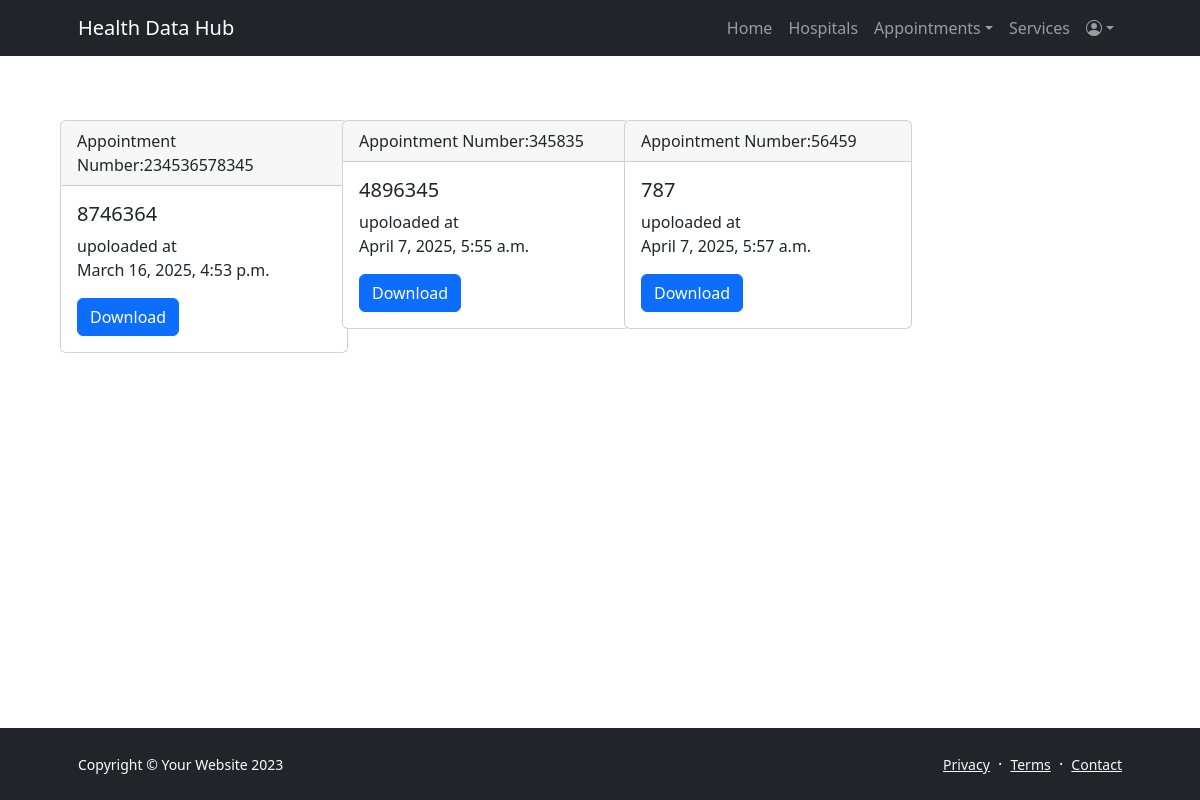
The page /account/medicalrecords on the database as committed earlier.
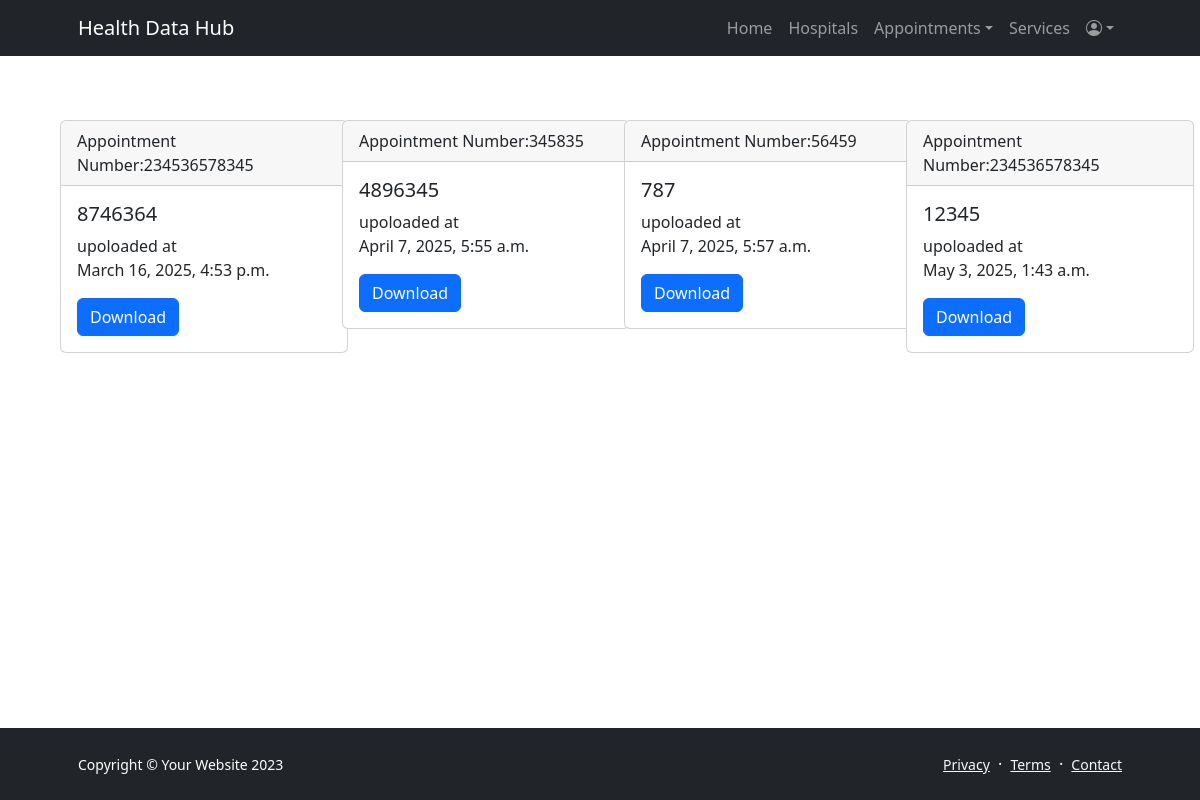
The same page on the database as committed later.
### host_upload_files/models.py (models this page shows, shortened)
class Upload(models.Model):
    patient_id=models.IntegerField()
    appointment_number=models.IntegerField()
    reports=models.FileField(upload_to='patient_files/')
    uploaded_at=models.DateTimeField(auto_now=True)

### patient_account/views.py (the view)
# urls.py: path('account/medicalrecords',PatientAccountViews.medical_records,name='medical_records'),
def medical_records(request):
    report_files=Upload.objects.all()
    return render(request,'patient_templates/medical_records.html',{'report_files':report_files})

### templates/patient_templates/medical_records.html
{% extends 'patient_templates/base.html' %}
{% block content %}
<div class="container-fluid">
    <div class="row g-5 justify-content-start mt-3 mx-4">
        {% for report in report_files %}
            <div class="col-md-3">
                <div class="card" style="width: 18rem;">
                    <div class="card-header">Appointment Number:{{report.appointment_number}}</div>
                    <div class="card-body">
                        <h5 class="card-title">{{report.patient_id}}</h5>
                        <span>upoloaded at</span>
                        <p>{{report.uploaded_at}}</p>
                        <a href="{{ report.reports.url }}" download="{{ report.reports.name }}" class="btn btn-primary">Download</a>
                    </div>
                </div>
            </div>
        {% endfor %}
    </div>
</div>
{% endblock %}

### templates/patient_templates/base.html (shortened to what this page needs)
<!DOCTYPE html>
{% load static %}
<html lang="en">
    <head>
        <link href="https://cdn.jsdelivr.net/npm/bootstrap-icons@1.5.0/font/bootstrap-icons.css" rel="stylesheet" />
        <link href="{% static 'css/styles.css' %}" rel="stylesheet" />
    </head>
    <body class="d-flex flex-column h-100">
      <main class="flex-shrink-0">
         {% include 'patient_templates/partials/_header.html' %}
         {% block content %}
         {% endblock %}
      </main>
   {% include 'patient_templates/partials/_footer.html' %}
<link rel="stylesheet" href="https://cdn.jsdelivr.net/npm/formvalidation@1.5.0/dist/css/FormValidation.min.css">
    </body>

### templates/patient_templates/partials/_header.html (shortened to what this page needs)
            <nav class="navbar navbar-expand-lg navbar-dark bg-dark">
                <div class="container px-5">
                    <a class="navbar-brand" href="">Health Data Hub</a>
                    <div class="collapse navbar-collapse" id="navbarSupportedContent">
                        <ul class="navbar-nav ms-auto mb-2 mb-lg-0">
                            <li class="nav-item"><a class="nav-link" href="{% url 'patient_home' %}">Home</a></li>
                            <li class="nav-item"><a class="nav-link" href="{% url 'hospitals' %}">Hospitals</a></li>
                            <li class="nav-item dropdown">
                                <a class="nav-link dropdown-toggle" id="navbarDropdownBlog" href="#" role="button" data-bs-toggle="dropdown" aria-expanded="false">Appointments</a>
                            </li>
                            <li class="nav-item"><a class="nav-link" href="{% url 'services' %}">Services</a></li>
                            <li class="nav-item dropdown">
                                <a class="nav-link dropdown-toggle" id="navbarDropdownPortfolio" href="#" role="button" data-bs-toggle="dropdown" aria-expanded="false"><i class="bi bi-person-circle"></i></a>
                            </li>
                        </ul>
                    </div>
                </div>
            </nav>

### templates/patient_templates/partials/_footer.html
<footer class="bg-dark py-4 mt-auto">
    <div class="container px-5">
        <div class="row align-items-center justify-content-between flex-column flex-sm-row">
            <div class="col-auto"><div class="small m-0 text-white">Copyright &copy; Your Website 2023</div></div>
            <div class="col-auto">
                <a class="link-light small" href="#!">Privacy</a>
                <span class="text-white mx-1">&middot;</span>
                <a class="link-light small" href="#!">Terms</a>
                <span class="text-white mx-1">&middot;</span>
                <a class="link-light small" href="#!">Contact</a>
            </div>
        </div>
    </div>
</footer>

Rows that differ between the two databases and show on the page:
added Upload: appointment_number "234536578345", patient_id "12345", uploaded_at "May 3, 2025, 1:43 a.m."
